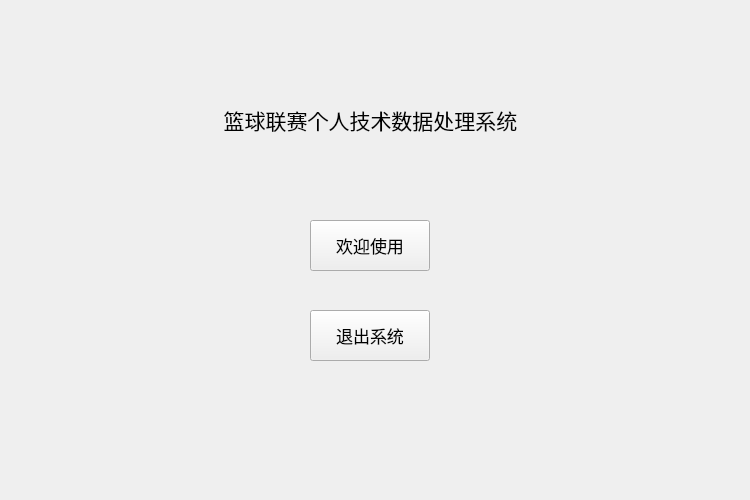
<?xml version="1.0" encoding="UTF-8"?>
<ui version="4.0">
 <class>Widget</class>
 <widget class="QWidget" name="Widget">
  <property name="geometry">
   <rect>
    <x>0</x>
    <y>0</y>
    <width>750</width>
    <height>500</height>
   </rect>
  </property>
  <property name="minimumSize">
   <size>
    <width>750</width>
    <height>500</height>
   </size>
  </property>
  <property name="maximumSize">
   <size>
    <width>750</width>
    <height>500</height>
   </size>
  </property>
  <property name="windowTitle">
   <string>Widget</string>
  </property>
  <widget class="QLabel" name="Titlelabel">
   <property name="geometry">
    <rect>
     <x>120</x>
     <y>90</y>
     <width>501</width>
     <height>61</height>
    </rect>
   </property>
   <property name="text">
    <string>&lt;html&gt;&lt;head/&gt;&lt;body&gt;&lt;p align=&quot;center&quot;&gt;&lt;span style=&quot; font-size:16pt;&quot;&gt;篮球联赛个人技术数据处理系统&lt;/span&gt;&lt;/p&gt;&lt;/body&gt;&lt;/html&gt;</string>
   </property>
  </widget>
  <widget class="QPushButton" name="WelcomeButton">
   <property name="geometry">
    <rect>
     <x>310</x>
     <y>220</y>
     <width>120</width>
     <height>51</height>
    </rect>
   </property>
   <property name="minimumSize">
    <size>
     <width>120</width>
     <height>51</height>
    </size>
   </property>
   <property name="maximumSize">
    <size>
     <width>120</width>
     <height>51</height>
    </size>
   </property>
   <property name="font">
    <font>
     <pointsize>13</pointsize>
    </font>
   </property>
   <property name="text">
    <string>欢迎使用</string>
   </property>
  </widget>
  <widget class="QPushButton" name="CloseButton">
   <property name="geometry">
    <rect>
     <x>310</x>
     <y>310</y>
     <width>120</width>
     <height>51</height>
    </rect>
   </property>
   <property name="minimumSize">
    <size>
     <width>120</width>
     <height>51</height>
    </size>
   </property>
   <property name="maximumSize">
    <size>
     <width>120</width>
     <height>51</height>
    </size>
   </property>
   <property name="font">
    <font>
     <pointsize>13</pointsize>
    </font>
   </property>
   <property name="text">
    <string>退出系统</string>
   </property>
  </widget>
 </widget>
 <resources/>
 <connections/>
</ui>
